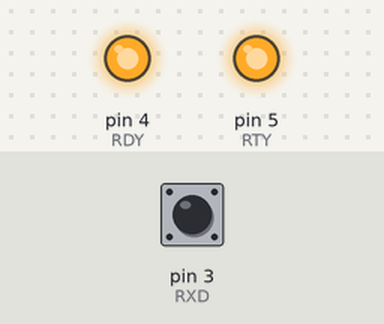
Simulated run of this sketch. Board: Arduino Uno, built with avr-gcc and run on an emulated ATmega328P. Parts: output pins drawn as LEDs (lit = HIGH). The inputs (shaded band) are chosen by the test bench; at power-on: pin 3 (RXD) HIGH. Pins used as bus, display or sensor lines are not drawn; what the sketch prints to the serial monitor is not drawn.

Above: at 0.01 s.
At 1.2 s:
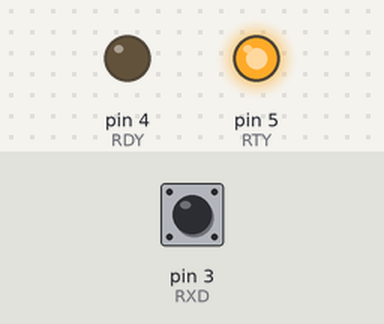
1.3 s: pin 3 (RXD) pulled LOW for 0.15 s
Timing chart, 0 to 4.3 s (numbered marks = the images above; inputs shaded):
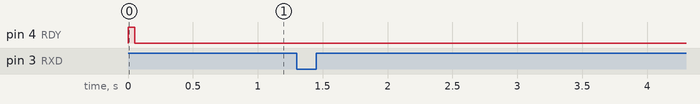

The sketch:

pc98_usb.ino
```cpp
// PC98 To USB Keyboard Adapter
// By Bleach

#define REPEAT_TIMEOUT 20 // How many ms to wait before releasing a key (The PC98 Internal repeat is ~60ms per cycle but as low as 5 seems to work?)
#define STANDARDIZE_LAYOUT // Replaces some key actions to make it more closer to a standard keyboard
//#define STANDARDIZE_DELETE // Switches the place of Delete and Page Up to be the same as standard keyboards (You probably want to swap the keycaps if you enable this)

#define RST 2 // Reset request
#define RXD 3 // Data
#define RDY 4 // Ready
#define RTY 5 // Retransmission request

uint8_t usbData[8] = { 0 };
unsigned long releaseData[8] = { 0 };

void setup() {
  // Hardware serial initialization
  Serial.begin(9600);

  // Pinmode setup
  pinMode(RXD, INPUT_PULLUP);

  pinMode(RST, INPUT_PULLUP);
  pinMode(RST, OUTPUT);

  pinMode(RDY, INPUT_PULLUP);
  pinMode(RDY, OUTPUT);

  pinMode(RTY, INPUT_PULLUP);
  pinMode(RTY, OUTPUT);

  // PC98 reset
  // https://archive.org/stream/PC9800TechnicalDataBookHARDWARE1993/PC-9800TechnicalDataBook_HARDWARE1993#page/n359
  digitalWrite(RDY, HIGH);
  digitalWrite(RST, LOW);
  delayMicroseconds(15);
  digitalWrite(RST, HIGH);

  delay(50);

  // Attach byte listener
  attachInterrupt(digitalPinToInterrupt(RXD), processKey, FALLING);

  // ready to receive from keyboard
  digitalWrite(RDY, LOW);
}

void loop() {
  uint8_t tempData[6] = { 0 };
  unsigned long tempRData[6] = { 0 };
  uint8_t tempI = 0;
  unsigned long ms = millis();
  for (int i = 2; i < 8; i++) {
    if ((releaseData[i] == 0) || ((releaseData[i] + REPEAT_TIMEOUT) > ms)) {
      tempData[tempI] = usbData[i];
      tempRData[tempI] = releaseData[i];
      tempI++;
    }
  }
  if (tempI != 6) {
    for (int i = 2; i < 8; i++) {
      usbData[i] = tempData[i - 2];
      releaseData[i] = tempRData[i - 2];
    }
    Serial.write(usbData, 8);
  }
  delay(1);
}


void processKey() {
  uint8_t code = readByte();
  if (code == 0xFF) {
    return;
  }

  uint8_t usbCode = pc98toUsb(code & 0x7F);
  uint8_t originalUsbCode = usbCode;
  #ifdef STANDARDIZE_LAYOUT
    usbCode = standardizeUsb(usbCode);
  #endif
  #ifdef STANDARDIZE_DELETE
    usbCode = swapDelete(usbCode);
  #endif

  // The CAPS & KANA keys don't send release scancodes so we press and release them at the same time.
  bool lockKey = (originalUsbCode == 0x39) || (originalUsbCode == 0x88);

  // MODIFIERS
  // Modifiers don't send repeat make/break codes so we don't
  // worry about release timings for them.
  if ((originalUsbCode >= 0xE0) && (originalUsbCode <= 0xE7)) {
    usbData[0] ^= (1 << (usbCode - 0xE0));
    Serial.write(usbData, 8);
  } else {
    // MAKE
    if (!(code & 0x80) || lockKey) {
      for (uint8_t i = 2; i < 8; i++) {
        if ((usbData[i] == 0) || (usbData[i] == usbCode)) {
          usbData[i] = usbCode;
          if (releaseData[i] == 0) {
            Serial.write(usbData, 8);
          }
          releaseData[i] = 0;
          break;
        }
      }
    }

    // BREAK
    if ((code & 0x80) || lockKey) {
      for (uint8_t i = 2; i < 8; i++) {
        if (usbData[i] == usbCode) {
          releaseData[i] = millis();
          break;
        }
      }
    }
  }

  // Keyboards require RDY pulse >=37us to send next data
  // https://archive.org/stream/PC9800TechnicalDataBookHARDWARE1993/PC-9800TechnicalDataBook_HARDWARE1993#page/n157
  digitalWrite(RDY, HIGH);
  delayMicroseconds(40);
  digitalWrite(RDY, LOW);
}

// Reads a byte from the RXD input
// Very conc
uint8_t readByte() {
  uint8_t data = 0;
  uint8_t mask = 0x01;
  uint8_t parity = 0;

  // We probably should center the start bit but every digitalRead takes
  // a few micros which could offset the later bits
  const uint8_t startBit = digitalRead(RXD);
  // Return if the start bit is high to filter out noise
  if (startBit) {
    return 0xFF;
  }

  do {
    // To center of next bit
    delayMicroseconds(52);

    if (digitalRead(RXD)) {
      data |= mask;
      parity ^= 1;
    }
    mask <<= 1;
  } while (mask & 0xFF);

  // to center of parity bit
  delayMicroseconds(52);
  const uint8_t parityBit = digitalRead(RXD);

  // to center of stop bit
  delayMicroseconds(52);
  const uint8_t stopBit = digitalRead(RXD);

  /*if (!(parity ^ parityBit)) {
    Serial.print("WRONG PARITY: ");
    Serial.print(startBit);
    Serial.print("|");
    Serial.print(data, HEX);
    Serial.print("|");
    Serial.print(parityBit);
    Serial.println(stopBit);
  }*/

  return data;
}

uint8_t pc98toUsb(uint8_t scancode) {
  switch (scancode) {
    // MAIN ROW 1
    case 0x00: return 0x29; /* ESC */
    case 0x01: return 0x1E; /* 1 */
    case 0x02: return 0x1F; /* 2 */
    case 0x03: return 0x20; /* 3 */
    case 0x04: return 0x21; /* 4 */
    case 0x05: return 0x22; /* 5 */
    case 0x06: return 0x23; /* 6 */
    case 0x07: return 0x24; /* 7 */
    case 0x08: return 0x25; /* 8 */
    case 0x09: return 0x26; /* 9 */
    case 0x0A: return 0x27; /* 0 */
    case 0x0B: return 0x2D; /* - */
    case 0x0C: return 0x2E; /* = */
    case 0x0D: return 0x89; /* YEN */
    case 0x0E: return 0x2A; /* BACKSPACE */
    // MAIN ROW 2
    case 0x0F: return 0x2B; /* TAB */
    case 0x10: return 0x14; /* Q */
    case 0x11: return 0x1A; /* W */
    case 0x12: return 0x08; /* E */
    case 0x13: return 0x15; /* R */
    case 0x14: return 0x17; /* T */
    case 0x15: return 0x1C; /* Y */
    case 0x16: return 0x18; /* U */
    case 0x17: return 0x0C; /* I */
    case 0x18: return 0x12; /* O */
    case 0x19: return 0x13; /* P */
    case 0x1A: return 0x2F; /* [ */
    case 0x1B: return 0x30; /* ] */
    case 0x1C: return 0x28; /* ENTER */
    // MAIN ROW 3 (EXCEPT CTRL/CAPS)
    case 0x1D: return 0x04; /* A */
    case 0x1E: return 0x16; /* S */
    case 0x1F: return 0x07; /* D */
    case 0x20: return 0x09; /* F */
    case 0x21: return 0x0A; /* G */
    case 0x22: return 0x0B; /* H */
    case 0x23: return 0x0D; /* J */
    case 0x24: return 0x0E; /* K */
    case 0x25: return 0x0F; /* L */
    case 0x26: return 0x33; /* ; */
    case 0x27: return 0x34; /* ' */
    case 0x28: return 0x31; /* \ */
    // MAIN ROW 4 (EXCEPT SHIFT)
    case 0x29: return 0x1D; /* Z */
    case 0x2A: return 0x1B; /* X */
    case 0x2B: return 0x06; /* C */
    case 0x2C: return 0x19; /* V */
    case 0x2D: return 0x05; /* B */
    case 0x2E: return 0x11; /* N */
    case 0x2F: return 0x10; /* M */
    case 0x30: return 0x36; /* , */
    case 0x31: return 0x37; /* . */
    case 0x32: return 0x38; /* / */
    case 0x33: return 0x87; /* RO */
    // SPACE + XFER
    case 0x34: return 0x2C; /* SPACE */
    case 0x35: return 0x8A; /* XFER */
    // NAV CLUSTER
    case 0x36: return 0x4B; /* ROLL/PAGE UP */
    case 0x37: return 0x4E; /* ROLL/PAGE DOWN */
    case 0x38: return 0x49; /* INSERT */
    case 0x39: return 0x4C; /* DELETE */
    // ARROWS
    case 0x3A: return 0x52; /* ARROW UP */
    case 0x3B: return 0x50; /* ARROW LEFT */
    case 0x3C: return 0x4F; /* ARROW RIGHT */
    case 0x3D: return 0x51; /* ARROW DOWN */
    // NUMPAD
    case 0x3E: return 0x4A; /* HOME/CLEAR */
    case 0x3F: return 0x75; /* HELP */
    case 0x40: return 0x56; /* NUM - */
    case 0x41: return 0x54; /* NUM / */
    case 0x42: return 0x5F; /* NUM 7 */
    case 0x43: return 0x60; /* NUM 8 */
    case 0x44: return 0x61; /* NUM 9 */
    case 0x45: return 0x55; /* NUM * */
    case 0x46: return 0x5C; /* NUM 4 */
    case 0x47: return 0x5D; /* NUM 5 */
    case 0x48: return 0x5E; /* NUM 6 */
    case 0x49: return 0x57; /* NUM + */
    case 0x4A: return 0x59; /* NUM 1 */
    case 0x4B: return 0x5A; /* NUM 2 */
    case 0x4C: return 0x5B; /* NUM 3 */
    case 0x4D: return 0x67; /* NUM = */
    case 0x4E: return 0x62; /* NUM 0 */
    case 0x4F: return 0x85; /* NUM , */
    case 0x50: return 0x63; /* NUM . */
    // NFER
    case 0x51: return 0x8B; /* NFER */
    // VF KEYS
    case 0x52: return 0x44; /* VF1 */
    case 0x53: return 0x45; /* VF2 */
    case 0x54: return 0x46; /* VF3 */
    case 0x55: return 0x47; /* VF4 */
    case 0x56: return 0x48; /* VF5 */
    // HOME
    case 0x5E: return 0x4A; /* HOME */
    // TOP ROW
    case 0x60: return 0x78; /* STOP */
    case 0x61: return 0x7C; /* COPY */
    case 0x62: return 0x3A; /* F1 */
    case 0x63: return 0x3B; /* F2 */
    case 0x64: return 0x3C; /* F3 */
    case 0x65: return 0x3D; /* F4 */
    case 0x66: return 0x3E; /* F5 */
    case 0x67: return 0x3F; /* F6 */
    case 0x68: return 0x40; /* F7 */
    case 0x69: return 0x41; /* F8 */
    case 0x6A: return 0x42; /* F9 */
    case 0x6B: return 0x43; /* F10 */
    // MODIFIER KEYS
    case 0x70: return 0xE1; /* SHIFT */
    case 0x71: return 0x39; /* CAPS LOCK */
    case 0x72: return 0x88; /* KANA */
    case 0x73: return 0xE2; /* GRPH (LALT) */
    case 0x74: return 0xE0; /* CTRL */
    case 0x75: return 0xE5; /* RSHIFT */
    case 0x77: return 0xE3; /* LGUI */
    case 0x78: return 0xE7; /* RGUI */
    case 0x79: return 0xE4; /* APPLICATION (RCTRL) */
    default: return 0;
  }
}

uint8_t standardizeUsb(uint8_t scancode) {
  switch (scancode) {
    case 0xE2: return 0xE3; /* GRPH (LALT) -> LGUI */
    case 0x8B: return 0xE2; /* NFER -> LALT */
    case 0x8A: return 0xE6; /* XFER -> RALT */
    case 0x29: return 0x35; /* ESC -> GRAVE ACCENT */
    case 0x7C: return 0x29; /* COPY -> ESC */
    case 0x89: return 0x2A; /* YEN -> BACKSPACE (For a wider backspace) */
    case 0x87: return 0x64; /* RO -> ISO \| */
    default: return scancode;
  }
}

uint8_t swapDelete(uint8_t scancode) {
  switch (scancode) {
    case 0x4B: return 0x4C; /* ROLL/PAGE UP -> DELETE */
    case 0x4C: return 0x4B; /* DELETE -> ROLL/PAGE UP */
    default: return scancode;
  }
}

// WRITING FUNCTIONS
// Writing is technically supported but everytime i've tried
// to send commands it either returns 0xFC or nothing at all so TODO i guess
// https://geekhack.org/index.php?topic=110094.msg3164441#msg3164441 < relevant maybe
/*void pc98_send(uint8_t data) {
  digitalWrite(RDY, HIGH);
  delay(1);

  // START BIT
  digitalWrite(RST, LOW);
  delayMicroseconds(52);

  // DATA
  uint8_t mask = 0x01;
  uint8_t parity = 0;
  while (mask&0xFF) {
    if (data&mask) {
      digitalWrite(RST, HIGH);
      parity ^= 1;
    } else {
      digitalWrite(RST, LOW);
    }
    delayMicroseconds(52);
    mask <<= 1;
  }

  // ODD PARITY BIT
  if (parity != 1) {
    digitalWrite(RST, HIGH);
  } else {
    digitalWrite(RST, LOW);
  }
  delayMicroseconds(52);

  // END BIT
  digitalWrite(RST, HIGH);
  delayMicroseconds(52);

  delay(1);
  digitalWrite(RDY, LOW);
}

uint8_t pc98_wait_response() {
  while (digitalRead(RXD));
  return readByte();
}*/
```
